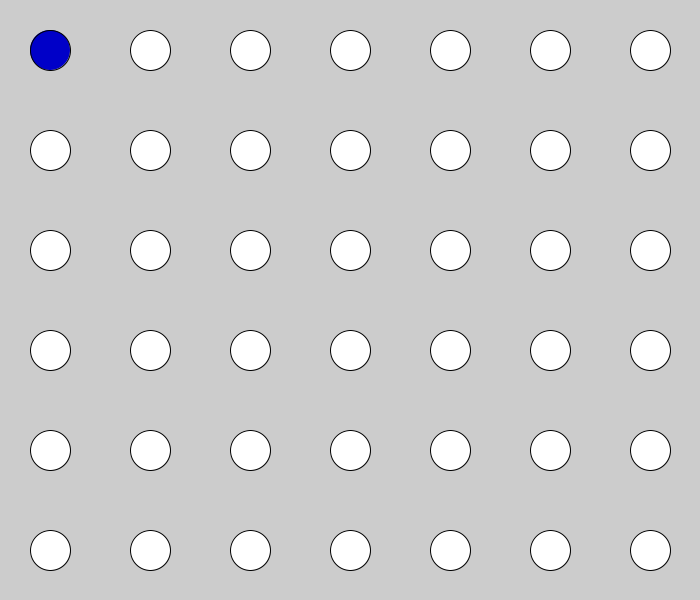
Frame 1 (no input)
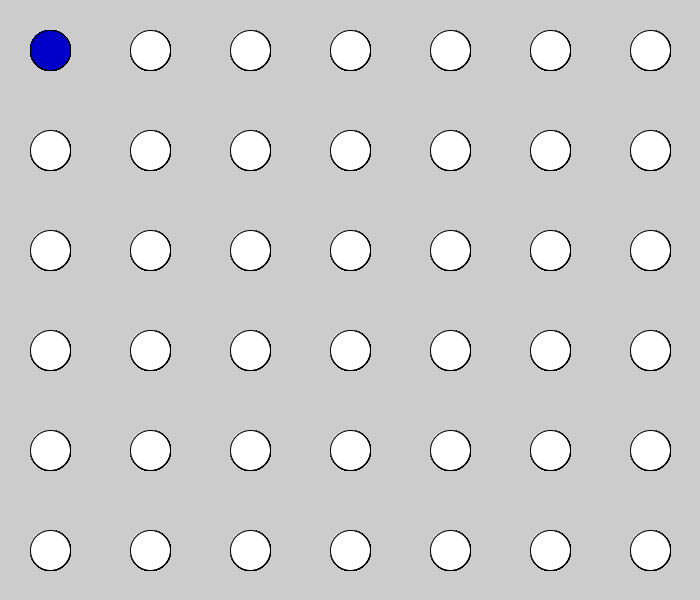
Frame 60 (the mouse pressed at the canvas centre just before this capture)
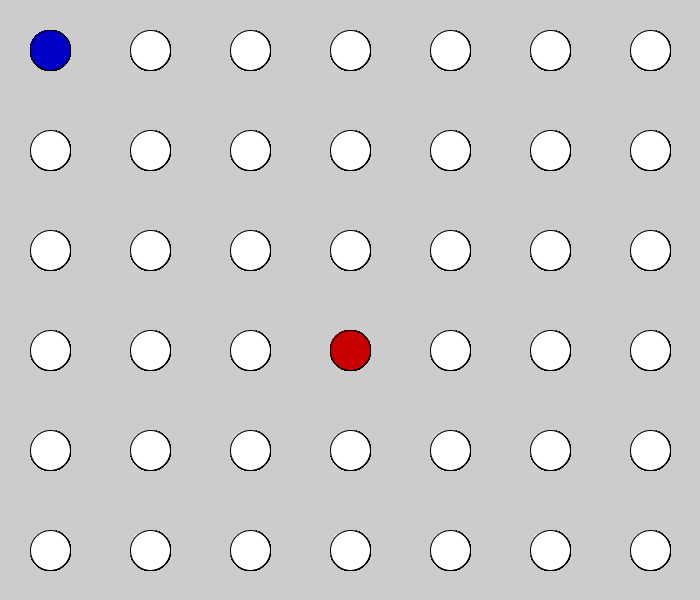
Frame 120 (the mouse held since frame 60 and released just before this capture)

The Processing sketch that drew these frames (run headless with seeded random() and noise(); from frame 60 on, the mouse is pressed at the canvas centre):

// Processing sketch: processing_140472
// ── processing_140472.pde

int[][] gameBoard = new int[6][7];
// 2D array for game board
int turn = 1; // track which player
 
void setup() {
  size(700, 600);
  gameBoard[0][0]=2; // testing
}
 
void draw() {
  drawGameBoard();
}
 
 
void mousePressed() {
  // change the gameboard with mouse click
  // WARNING doesn't check if click is outside gameboard!
  gameBoard[int(mouseY/100)][int(mouseX/100)] = turn; 
   
  // my gameboard starts at 0,0 and each cell is 100x100
   
   
  // alternate turns
  if (turn == 1) {
    turn = 2;
  } else {
    turn = 1;
  }
   
}
 
  
 
 
void drawGameBoard() {
  // draw connect 4 game board using 2D array
  // WARNING! does not leave any room for other stuff!
   
  for (int y=0; y<6; y++) {  // loop through rows
 
    for (int x=0; x<7; x++) { // loop through columns
 
      fill(255,255,255); // default white fill
       
      if (gameBoard[y][x] == 1) {
        fill(200,0,0);
      }
      if (gameBoard[y][x] == 2) {
        fill(0,0,200);
      }
       
      ellipse(x*100+50, y*100+50, 40, 40); // draw piece
        
    }
  }
 
}
